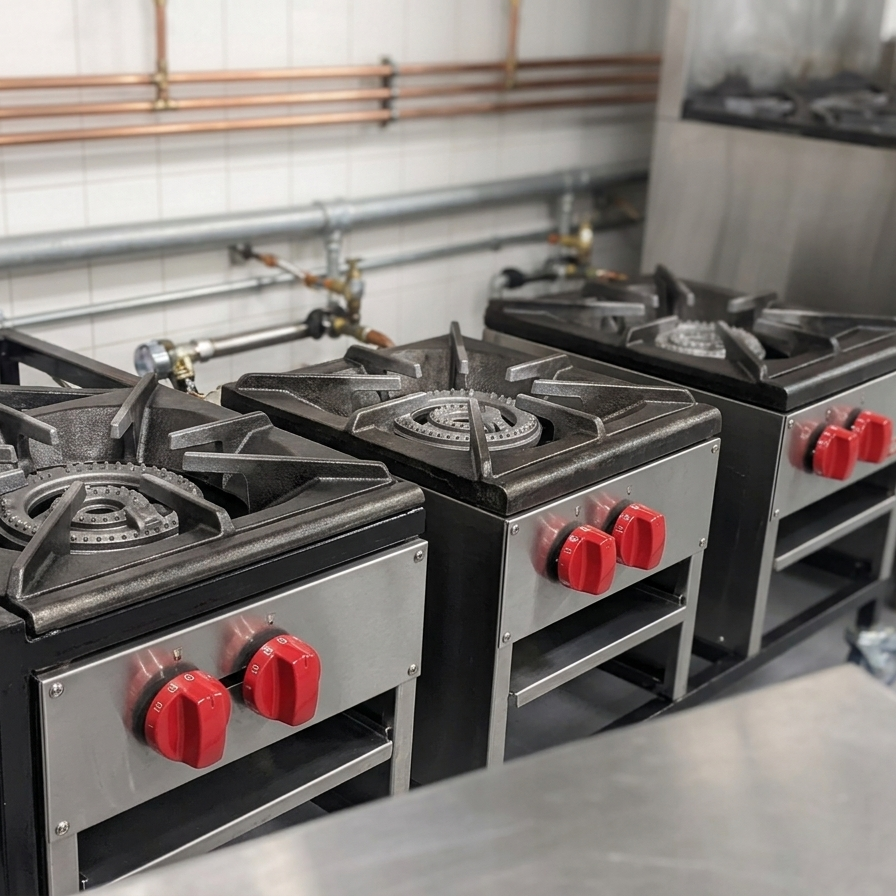
#> input picture Burner1.png, 896 x 896 px, found by its file name
$ python -i render.py   (imports and definitions only)
#> lines starting #> are read from the running program, lines starting #| are printed output that depends on the picture
"""MiFoodStudio Thanksgiving Reel renderer.
Composes 1080x1920 frames with PIL (Ken Burns on real photos, warm grade,
animated captions, brand end card) and pipes them to ffmpeg.
usage: python3 render.py out.mp4 [--preview]   (preview = 1 frame per shot)
"""
import sys, math, subprocess
import numpy as np
from PIL import Image, ImageDraw, ImageFont, ImageOps, ImageFilter, ImageEnhance

SRC = "/home/user/data-work/"
W, H, FPS = 1080, 1920, 30
F = "/usr/share/fonts/opentype/inter/"
RED, ORANGE, CREAM, INK = (226, 29, 43), (242, 107, 29), (255, 247, 238), (28, 24, 22)

def font(name, size): return ImageFont.truetype(F + name, size)
FX = lambda s: font("InterDisplay-ExtraBold.otf", s)
FB = lambda s: font("InterDisplay-Bold.otf", s)
FM = lambda s: font("Inter-Medium.otf", s)
FS = lambda s: font("Inter-SemiBold.otf", s)

# ---------------------------------------------------------------- shots
# (file, duration s, [cx0,cy0,zoom0] -> [cx1,cy1,zoom1] as fractions of source,
#  caption lines, accent kicker)
# zoom = fraction of source *height* (for landscape) that the 9:16 frame covers.
SHOTS = [
    dict(f="Burner1.png",            d=5.0, a=(0.42, 0.55, 1.00), b=(0.40, 0.52, 0.84),
         caps=[(0.0, 2.5, ["THANKSGIVING", "FOR 20?"], None),
               (2.5, 5.0, ["YOUR HOME OVEN", "CAN'T."], None)]),
    dict(f="20260808_143055.jpg",    d=2.5, a=(0.40, 0.50, 1.00), b=(0.60, 0.50, 0.96),
         caps=[(0.0, 2.5, ["THIS ONE", "CAN."], None)]),
    dict(f="Equpment Close3.png",    d=2.5, a=(0.30, 0.55, 0.95), b=(0.45, 0.55, 0.80),
         caps=[(0.0, 2.5, ["6 OPEN", "BURNERS"], "01")]),
    dict(f="Oven.png",               d=2.5, a=(0.62, 0.50, 1.00), b=(0.62, 0.48, 0.86),
         caps=[(0.0, 2.5, ["COMMERCIAL", "COMBI OVEN"], "02")]),
    dict(f="Cooler.png",             d=2.5, a=(0.58, 0.55, 1.00), b=(0.66, 0.58, 0.84),
         caps=[(0.0, 2.5, ["WALK-IN", "COOLER"], "03")]),
    dict(f="Main Prep Area1.png",    d=2.5, a=(0.60, 0.55, 1.00), b=(0.50, 0.55, 0.88),
         caps=[(0.0, 2.5, ["PREP TABLES FOR", "THE WHOLE FAMILY"], "04")]),
    dict(f="Washing1.png",           d=2.5, a=(0.50, 0.55, 1.00), b=(0.55, 0.60, 0.86),
         caps=[(0.0, 2.5, ["NO MESS", "AT HOME."], "05")]),
    dict(f="20260808_143157.jpg",    d=5.0, a=(0.62, 0.50, 1.00), b=(0.45, 0.50, 0.90),
         caps=[(0.0, 5.0, ["COOK HERE.", "CELEBRATE AT HOME."], None)],
         sub="Rental kitchen · Meadowvale, Mississauga"),
    dict(f="20260808_143445.jpg",    d=3.0, a=(0.50, 0.50, 0.95), b=(0.50, 0.50, 1.00),
         caps=[(0.0, 3.0, ["THANKSGIVING SLOTS", "ARE LIMITED"], None)], dark=0.55,
         sub="Book now · (289) 270-0990"),
    dict(f=None,                     d=5.0),   # end card
]
XFADE = 0.35

# ---------------------------------------------------------------- helpers
def ease(x):  # smoothstep
    return x * x * (3 - 2 * x)

_cache = {}
def load(fn):
#> called with fn = '../../../Burner1.png'
    if fn not in _cache:
        im = ImageOps.exif_transpose(Image.open(SRC + fn)).convert("RGB")
        # warm, lifted grade
        im = ImageEnhance.Contrast(im).enhance(1.08)
        im = ImageEnhance.Color(im).enhance(1.10)
        r, g, b = im.split()
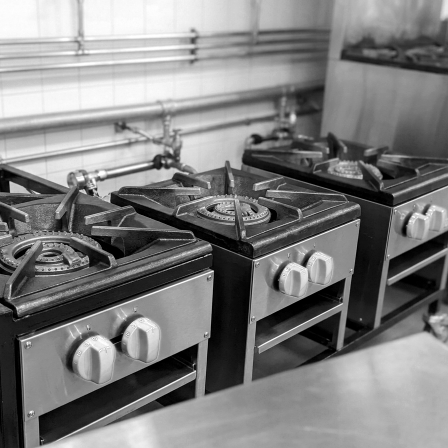
#> r: PIL image 896x896 L (shown at 1/2 size); min 0, max 255, mean 126.8
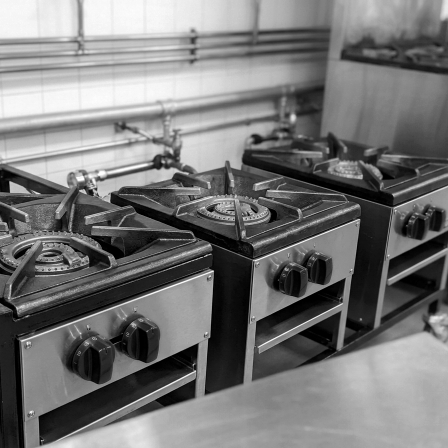
#> g: PIL image 896x896 L (shown at 1/2 size); min 0, max 255, mean 118.2
        r = r.point(lambda v: min(255, int(v * 1.04 + 4)))
        b = b.point(lambda v: int(v * 0.95))
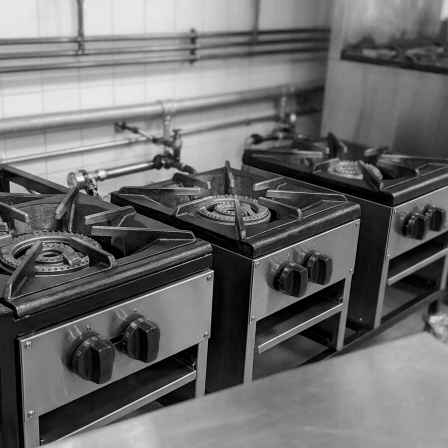
#> b: PIL image 896x896 L (shown at 1/2 size); min 0, max 242, mean 107.2
        im = Image.merge("RGB", (r, g, b))
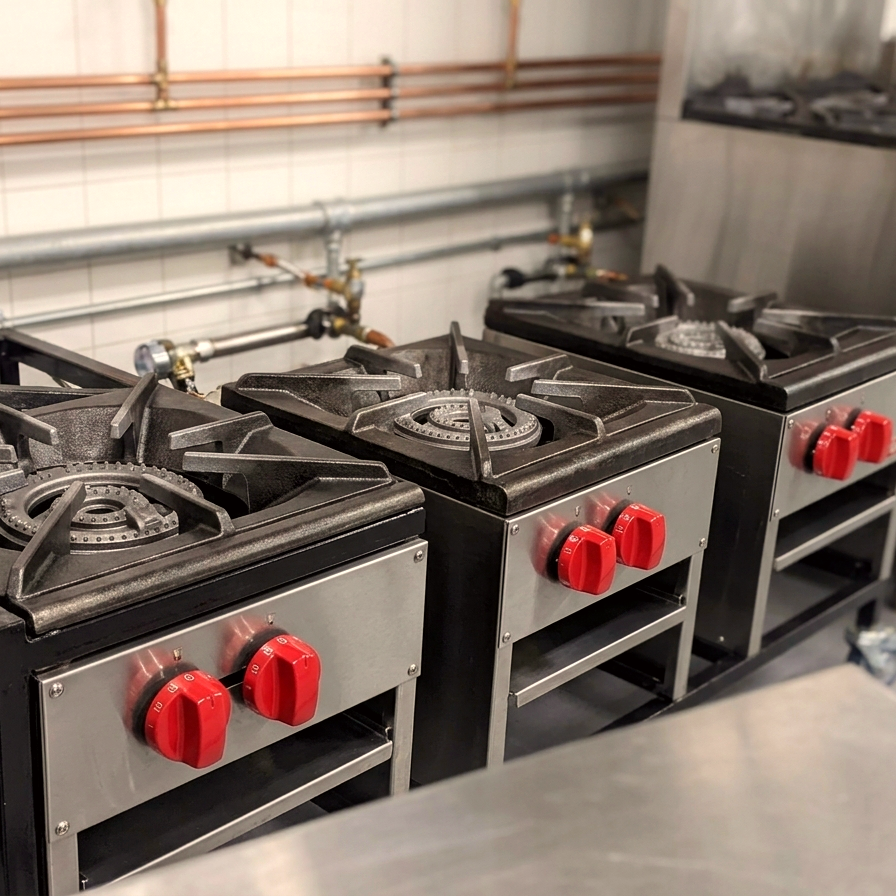
#> im: PIL image 896x896 RGB; mean R, G, B 135.1, 118.2, 107.2
        # cap size for speed
        if im.height > 2200:
            im = im.resize((int(im.width * 2200 / im.height), 2200), Image.LANCZOS)
        _cache[fn] = im
    return _cache[fn]

# [13 lines left out: function kenburns, not called in this run]

_vig = None
# [49 lines left out: functions vignette, grade, shadow_text, caption, not called in this run]

_logo = None
# [86 lines left out: functions logo, end_card, shot_frame, main, not called in this run]

# [2 lines not run here, left out]

>>> result = load('../../../Burner1.png')

$ run again, on Equpment Close.png
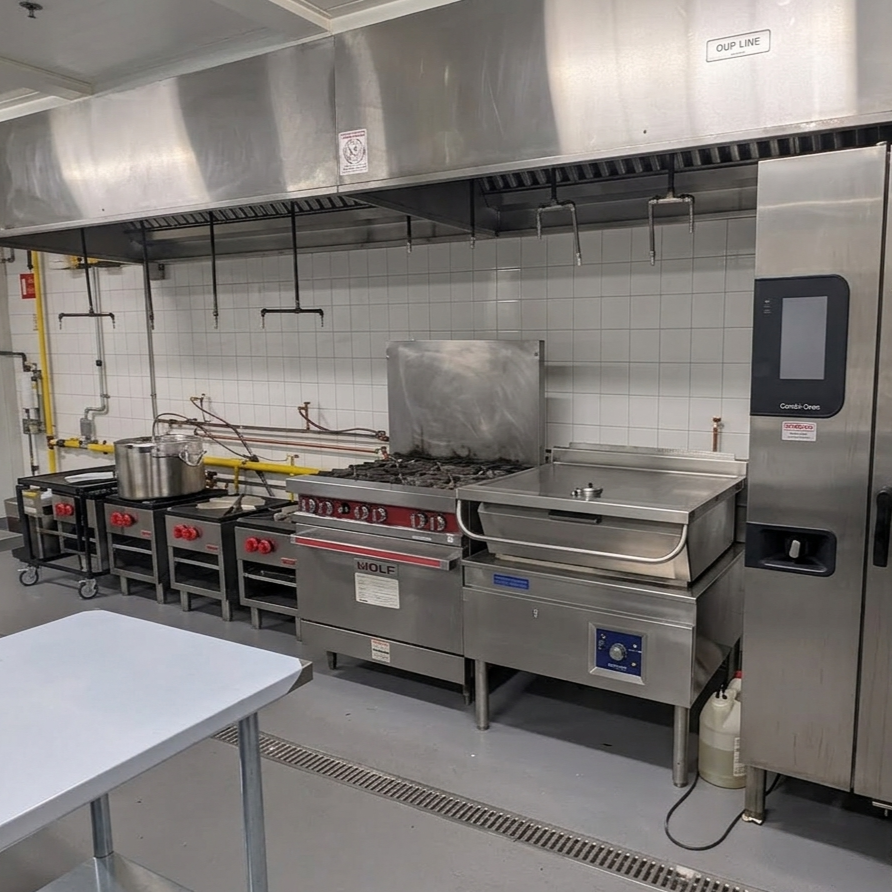
#> input picture Equpment Close.png, 892 x 892 px, found by its file name
#> in load, `r, g, b = im.split()`:
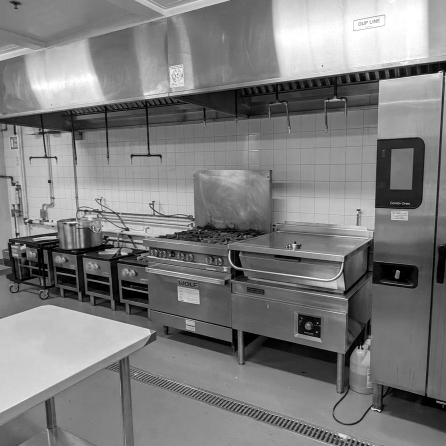
#> r: PIL image 892x892 L (shown at 1/2 size); min 0, max 255, mean 125.2
#> in load, `r, g, b = im.split()`:
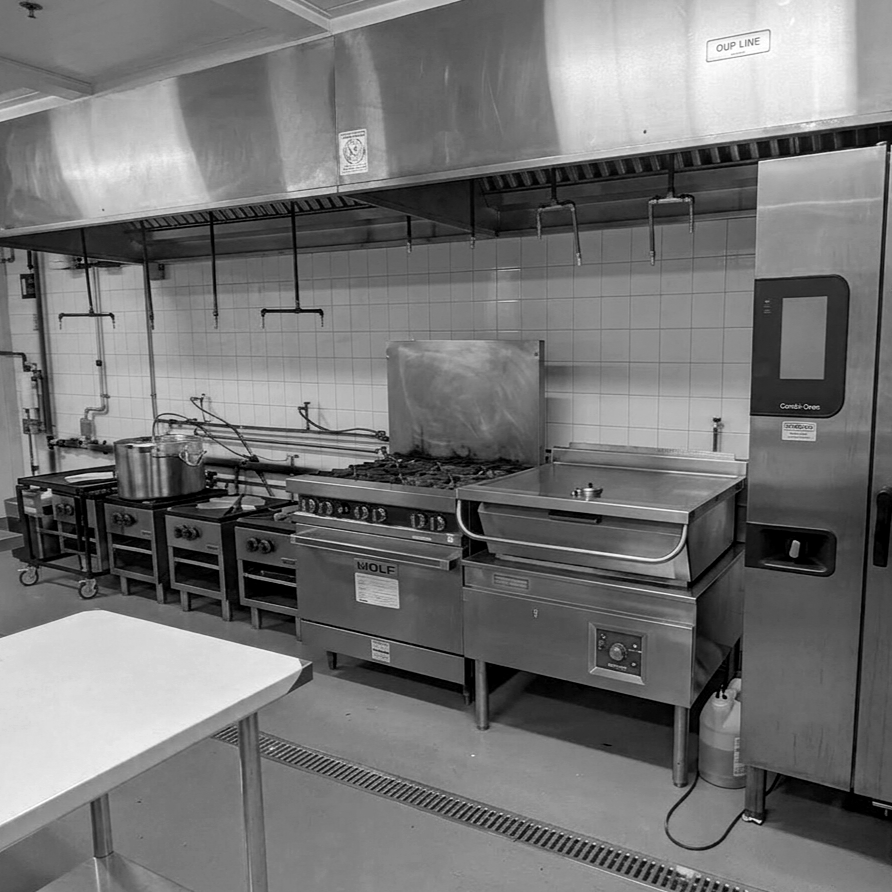
#> b: PIL image 892x892 L; min 0, max 255, mean 116.3

$ run again, on Equpment Close2.png
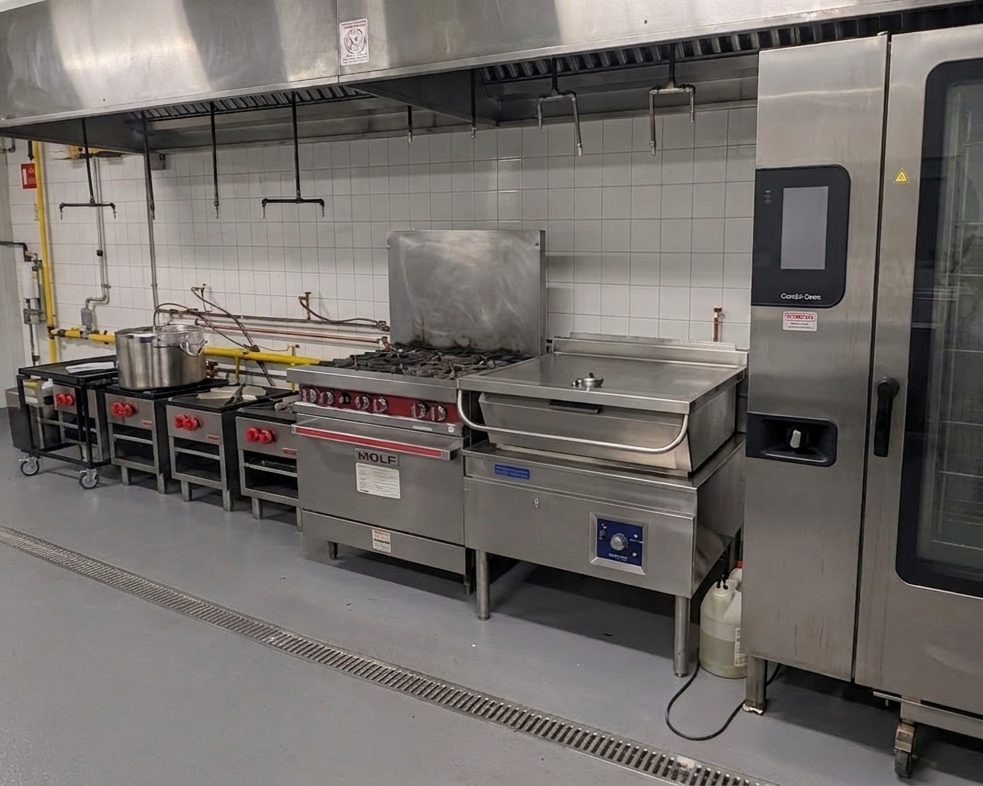
#> input picture Equpment Close2.png, 983 x 786 px, found by its file name
#> in load, `r, g, b = im.split()`:
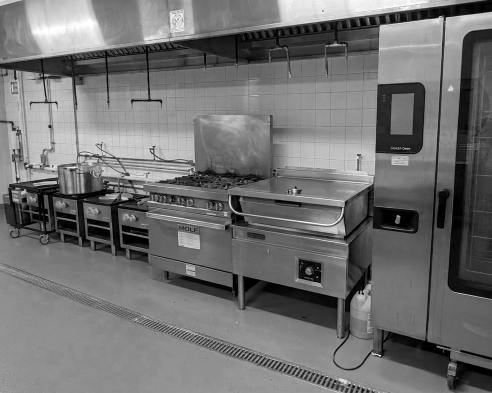
#> r: PIL image 983x786 L (shown at 1/2 size); min 0, max 255, mean 113.2
#> in load, `r, g, b = im.split()`:
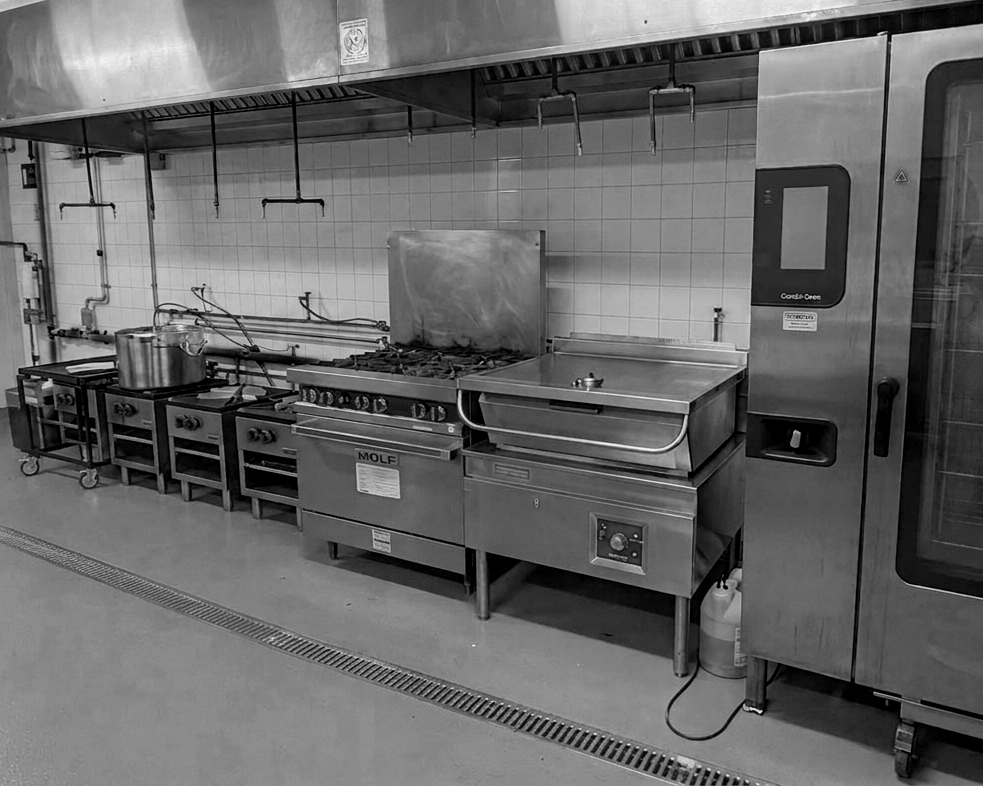
#> b: PIL image 983x786 L; min 0, max 255, mean 102.7
